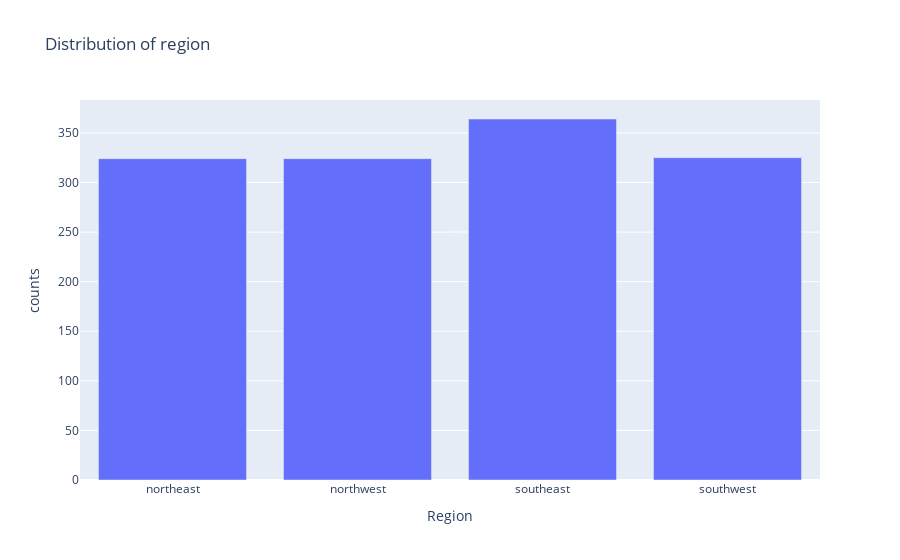

The notebook cell saved with this chart:
### Code cell
region_cat = df.groupby(by=["region"]).size().reset_index(name="counts")
px.bar(data_frame=region_cat,x="region",y="counts", title="Distribution of region",
      labels={
                     "count": "Count",
                    "region":"Region"})

### Figure 1 — Plotly figure (JSON) as saved in the notebook; plotly's stock layout.template omitted (floating-point values rounded to 4 significant figures)
{"data": [{"alignmentgroup": "True", "hovertemplate": "Region=%{x}<br>counts=%{y}<extra></extra>", "legendgroup": "", "marker": {"color": "#636efa", "pattern": {"shape": ""}}, "name": "", "offsetgroup": "", "orientation": "v", "showlegend": false, "textposition": "auto", "type": "bar", "x": ["northeast", "northwest", "southeast", "southwest"], "xaxis": "x", "y": [324, 324, 364, 325], "yaxis": "y"}], "layout": {"barmode": "relative", "legend": {"tracegroupgap": 0}, "title": {"text": "Distribution of region"}, "xaxis": {"anchor": "y", "domain": [0, 1], "title": {"text": "Region"}}, "yaxis": {"anchor": "x", "domain": [0, 1], "title": {"text": "counts"}}}}
